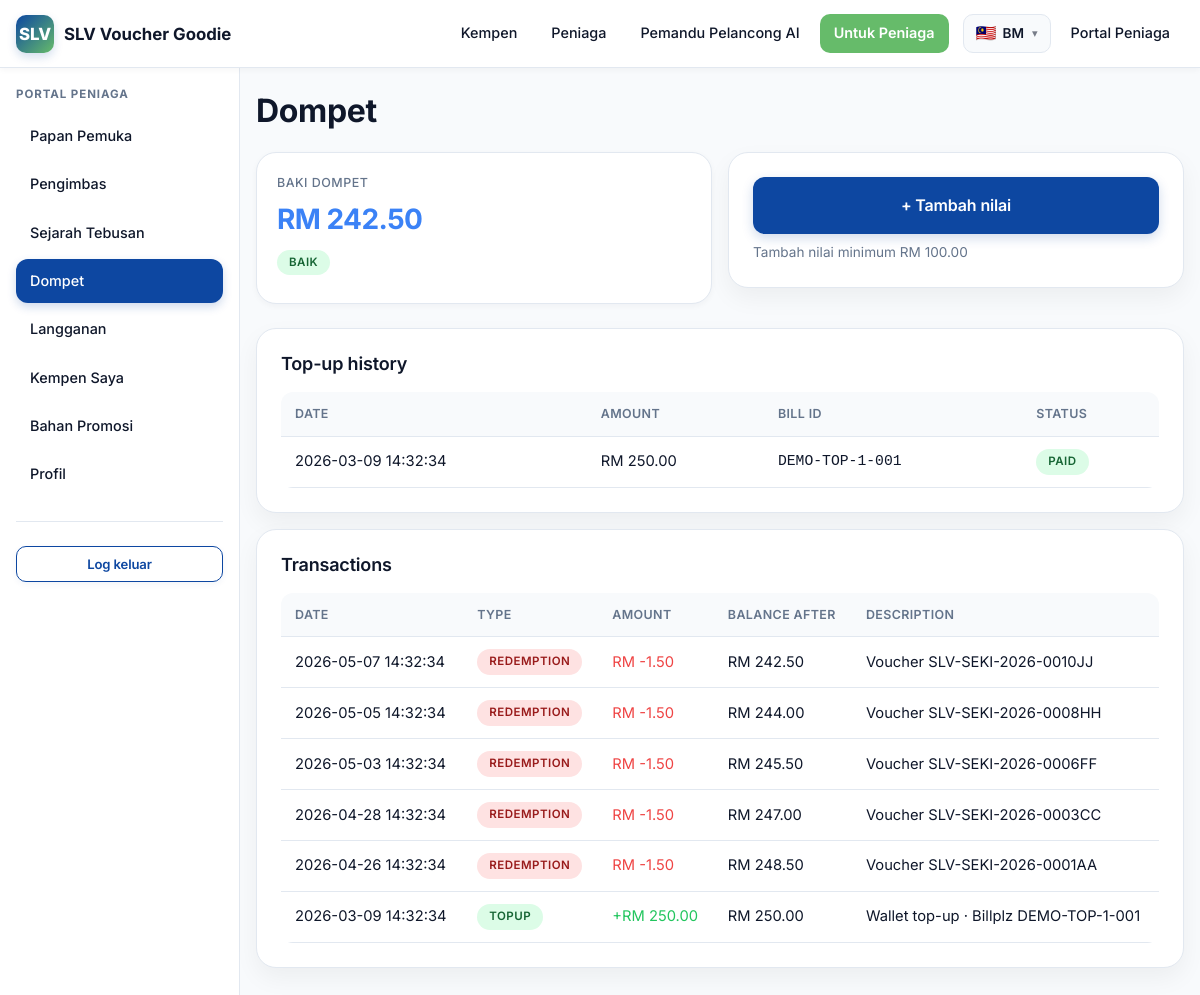
Page /merchant/wallet (signed in) on the earlier database version.
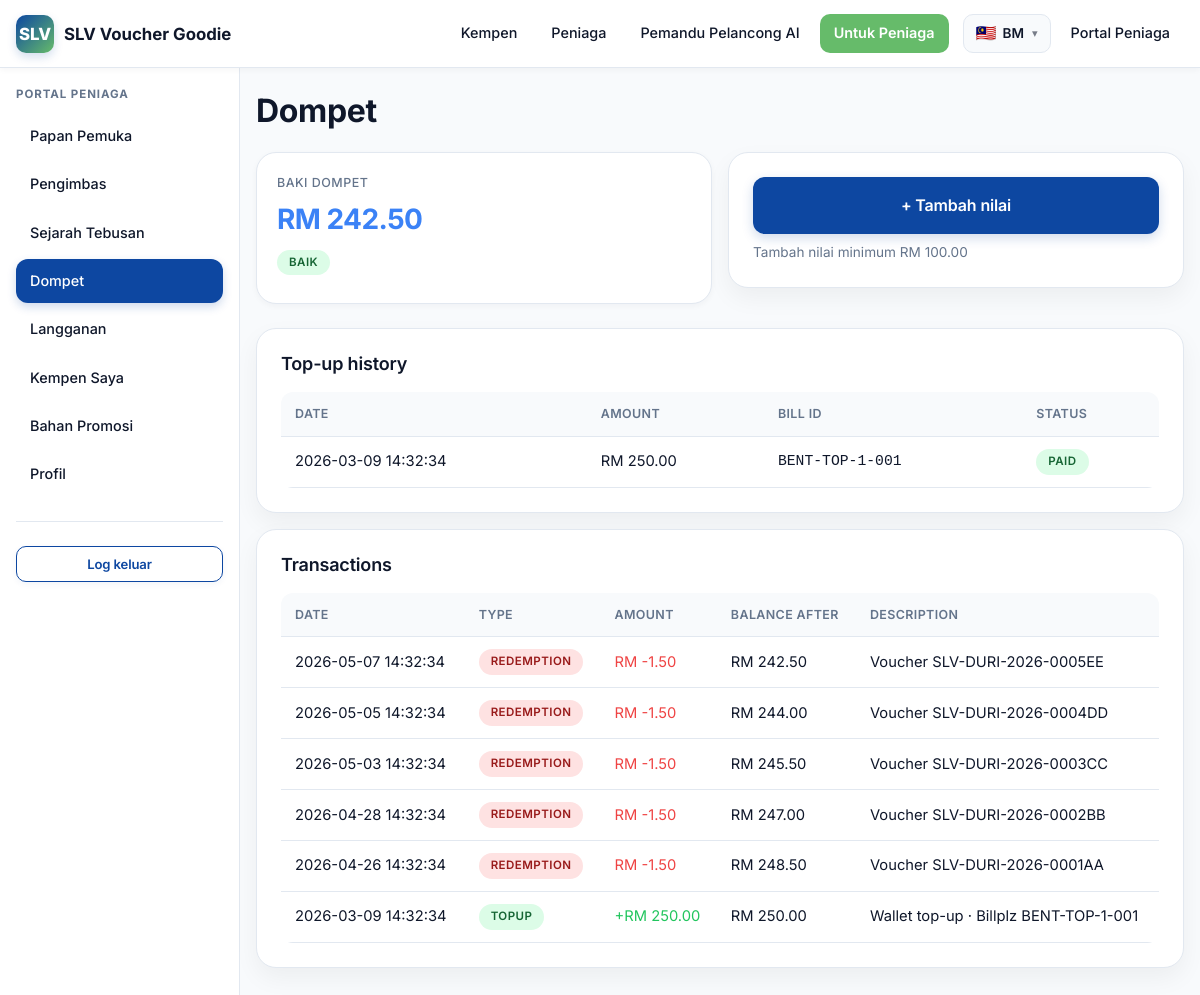
Same page on the later database version.
### tables this page shows
CREATE TABLE wallet_topups (
  id              BIGINT UNSIGNED NOT NULL AUTO_INCREMENT,
  merchant_id     BIGINT UNSIGNED NOT NULL,
  amount          DECIMAL(10,2) NOT NULL,
  billplz_bill_id VARCHAR(80) DEFAULT NULL,
  payment_status  ENUM('pending','paid','failed','expired') NOT NULL DEFAULT 'pending',
  paid_at         DATETIME DEFAULT NULL,
  created_at      DATETIME NOT NULL DEFAULT CURRENT_TIMESTAMP,
  PRIMARY KEY (id),
  UNIQUE KEY uniq_topups_bill (billplz_bill_id),
  KEY idx_topups_merchant (merchant_id),
  CONSTRAINT fk_topups_merchant FOREIGN KEY (merchant_id) REFERENCES merchants(id) ON DELETE CASCADE
);

CREATE TABLE merchant_wallet_transactions (
  id              BIGINT UNSIGNED NOT NULL AUTO_INCREMENT,
  merchant_id     BIGINT UNSIGNED NOT NULL,
  type            ENUM('topup','redemption','adjustment','refund') NOT NULL,
  amount          DECIMAL(10,2) NOT NULL,  
  balance_before  DECIMAL(10,2) NOT NULL,
  balance_after   DECIMAL(10,2) NOT NULL,
  description     VARCHAR(255) DEFAULT NULL,
  reference_type  VARCHAR(40)  DEFAULT NULL,
  reference_id    BIGINT UNSIGNED DEFAULT NULL,
  created_at      DATETIME NOT NULL DEFAULT CURRENT_TIMESTAMP,
  PRIMARY KEY (id),
  KEY idx_walletx_merchant (merchant_id),
  KEY idx_walletx_ref (reference_type, reference_id),
  CONSTRAINT fk_walletx_merchant FOREIGN KEY (merchant_id) REFERENCES merchants(id) ON DELETE CASCADE
);

### app/Core/View.php (called while the page is built, shortened)
<?php
class View
{
    private string $base;
    public function __construct()
    {
        $this->base = SLV_ROOT . '/app/Views/';
    }
    public function render(string $template, array $data = [], ?string $layout = null): string
    {
        $file = $this->base . $template . '.php';
        $data['_user'] = Auth::user();
        $data['_lang'] = Lang::current();
        $data['_flash'] = [
            'success' => flash('success'),
            'error'   => flash('error'),
            'info'    => flash('info'),
        ];
        $data['_errors'] = flash('errors') ?: [];
        $content = $this->capture($file, $data);
        if ($layout === null) {
            if (str_starts_with($template, 'admin/')) {
                $layout = 'layouts/admin';
            } elseif (str_starts_with($template, 'merchant/')) {
                $layout = 'layouts/merchant';
            } elseif (str_starts_with($template, 'errors/')) {
                $layout = 'layouts/public';
            } elseif (!str_starts_with($template, 'layouts/') && !str_starts_with($template, 'partials/')) {
                $layout = 'layouts/public';
            }
        }
        if ($layout) {
            $layoutFile = $this->base . $layout . '.php';
            return $this->capture($layoutFile, array_merge($data, ['content' => $content]));
        }
        return $content;
    }
    private function capture(string $file, array $data): string
    {
        extract($data, EXTR_SKIP);
        require $file;
        return (string) ob_get_clean();
    }
}

### app/Controllers/Merchant/WalletController.php (called while the page is built, shortened)
<?php
class WalletController extends Controller
{
    public function index(array $params): void
    {
        $merchant = Merchant::findByUserId((int) Auth::id());
        $topups = Database::all(
            'SELECT * FROM wallet_topups WHERE merchant_id = ? ORDER BY created_at DESC LIMIT 25',
            [$merchant['id']]
        );
        $tx = Database::all(
            'SELECT * FROM merchant_wallet_transactions WHERE merchant_id = ? ORDER BY created_at DESC LIMIT 25',
            [$merchant['id']]
        );
        $this->render('merchant/wallet', [
            'title'         => __('merchant.wallet'),
            'merchant'      => $merchant,
            'topups'        => $topups,
            'transactions'  => $tx,
            'wallet_status' => Merchant::walletStatus((float) $merchant['wallet_balance']),
        ]);
    }
}

### public/index.php (called while the page is built, shortened)
<?php
require SLV_ROOT . '/config/config.php';
spl_autoload_register(function (string $class): void {
    $relative = str_replace('\\', '/', substr($class, 4));
    $path = SLV_ROOT . '/app/' . $relative . '.php';
});
require SLV_ROOT . '/app/Core/helpers.php';
$router = new \App\Core\Router();
$router->dispatch();

### app/Core/Lang.php (called while the page is built, shortened)
<?php
class Lang
{
    private static array $messages = [];
    public static function boot(): void
    {
        $default = config('config.lang.default', 'en');
        $current = $_SESSION['lang'] ?? $default;
        $file = SLV_ROOT . '/app/Lang/' . $current . '.php';
        $fallback = SLV_ROOT . '/app/Lang/en.php';
        $messages = is_file($fallback) ? require $fallback : [];
        if ($current !== 'en' && is_file($file)) {
            $messages = array_replace_recursive($messages, require $file);
        }
        self::$messages = $messages;
    }
    public static function get(string $key, array $replace = []): string
    {
        $segments = explode('.', $key);
        $value = self::$messages;
        foreach ($segments as $segment) {
            $value = $value[$segment];
        }
        foreach ($replace as $k => $v) {
            $value = str_replace(':' . $k, (string) $v, $value);
        }
        return $value;
    }
}

### app/Core/helpers.php (called while the page is built, shortened)
<?php
if (!function_exists('config')) {
    function config(string $key, mixed $default = null): mixed
    {
        static $cache = [];
        [$file, $path] = array_pad(explode('.', $key, 2), 2, null);
        if (!isset($cache[$file])) {
            $full = SLV_ROOT . '/config/' . $file . '.php';
            $cache[$file] = is_file($full) ? require $full : [];
        }
        if ($path === null) {
            return $cache[$file];
        }
        $value = $cache[$file];
        foreach (explode('.', $path) as $segment) {
            $value = $value[$segment];
        }
        return $value;
    }
}
if (!function_exists('e')) {
    function e(?string $value): string
    {
        return htmlspecialchars((string) $value, ENT_QUOTES | ENT_SUBSTITUTE, 'UTF-8');
    }
}
if (!function_exists('url')) {
    function url(string $path = '/'): string
    {
        $base = (string) config('config.url', '');
        return $base . '/' . ltrim($path, '/');
    }
}
if (!function_exists('__')) {
    function __(string $key, array $replace = []): string
    {
        return \App\Core\Lang::get($key, $replace);
    }
}
if (!function_exists('rm')) {
    function rm(float|int|string|null $value): string
    {
        return 'RM ' . number_format((float) $value, 2);
    }
}

### app/Core/Auth.php (called while the page is built, shortened)
<?php
class Auth
{
    public static function user(): ?array
    {
        return $_SESSION['user'] ?? null;
    }
    public static function id(): ?int
    {
        return self::user()['id'] ?? null;
    }
}

### config/config.php (called while the page is built, shortened)
<?php
if (!function_exists('env')) {
    function env(string $key, mixed $default = null): mixed
    {
        $value = $_ENV[$key] ?? getenv($key);
        if ($value === false || $value === null || $value === '') {
            return $default;
        }
        return match (strtolower((string) $value)) {
            'true', '(true)'   => true,
            'false', '(false)' => false,
            'null', '(null)'   => null,
            default            => $value,
        };
    }
}

### config/database.php (called while the page is built)
<?php
return [
    'driver'   => 'mysql',
    'host'     => env('DB_HOST', '127.0.0.1'),
    'port'     => (int) env('DB_PORT', 3306),
    'database' => env('DB_DATABASE', 'slv_voucher'),
    'username' => env('DB_USERNAME', 'root'),
    'password' => env('DB_PASSWORD', ''),
    'charset'  => 'utf8mb4',
    'collation' => 'utf8mb4_unicode_ci',
];

### app/Core/Database.php (called while the page is built, shortened)
<?php
class Database
{
    private static ?PDO $pdo = null;
    public static function pdo(): PDO
    {
        if (self::$pdo instanceof PDO) {
            return self::$pdo;
        }
        $cfg = config('database');
        $dsn = sprintf(
            '%s:host=%s;port=%d;dbname=%s;charset=%s',
            $cfg['driver'],
            $cfg['host'],
            $cfg['port'],
            $cfg['database'],
            $cfg['charset']
        );
        try {
            self::$pdo = new PDO($dsn, $cfg['username'], $cfg['password'], [
                PDO::ATTR_ERRMODE            => PDO::ERRMODE_EXCEPTION,
                PDO::ATTR_DEFAULT_FETCH_MODE => PDO::FETCH_ASSOC,
                PDO::ATTR_EMULATE_PREPARES   => false,
            ]);
        } catch (PDOException $e) {
            throw new \RuntimeException('Database connection failed: ' . $e->getMessage(), 0, $e);
        }
        return self::$pdo;
    }
    public static function run(string $sql, array $params = []): PDOStatement
    {
        $stmt = self::pdo()->prepare($sql);
        $stmt->execute($params);
        return $stmt;
    }
    public static function fetch(string $sql, array $params = []): ?array
    {
        $row = self::run($sql, $params)->fetch();
        return $row === false ? null : $row;
    }
    public static function all(string $sql, array $params = []): array
    {
        return self::run($sql, $params)->fetchAll();
    }
}

### app/Models/Merchant.php (called while the page is built, shortened)
<?php
class Merchant
{
    public static function findByUserId(int $userId): ?array
    {
        return Database::fetch('SELECT * FROM merchants WHERE user_id = ?', [$userId]);
    }
}

### app/Views/merchant/wallet.php (the view)
<?php
$walletPill = match ($wallet_status) {
    'healthy' => 'pill-success',
    'warning' => 'pill-warning',
    'critical', 'disabled' => 'pill-danger',
    default => 'pill',
};
?>
<h1 class="mt-0"><?= e(__('merchant.wallet')) ?></h1>
<div class="grid grid-2">
  <div class="stat info">
    <div class="stat-label"><?= e(__('merchant.wallet_balance')) ?></div>
    <div class="stat-value"><?= e(rm($merchant['wallet_balance'])) ?></div>
    <div class="pill <?= e($walletPill) ?> mt-1"><?= e(__('merchant.wallet_status.' . $wallet_status)) ?></div>
  </div>
  <div class="card flex flex-col" style="justify-content:center;">
    <a class="btn btn-primary btn-lg btn-block" href="<?= e(url('/merchant/wallet/topup')) ?>">+ <?= e(__('merchant.topup')) ?></a>
    <p class="text-muted mt-1" style="margin:8px 0 0; font-size:.85rem;">
      <?= e(__('merchant.topup_min', ['amount' => rm(config('config.pricing.wallet_min_reload', 100))])) ?>
    </p>
  </div>
</div>
<div class="card mt-3">
  <h3 class="mt-0">Top-up history</h3>
  <?php if (empty($topups)): ?>
    <p class="text-muted">—</p>
  <?php else: ?>
    <div class="table-wrap">
      <table class="table">
        <thead><tr><th>Date</th><th>Amount</th><th>Bill ID</th><th>Status</th></tr></thead>
        <tbody>
          <?php foreach ($topups as $t): ?>
            <tr>
              <td><?= e($t['created_at']) ?></td>
              <td><?= e(rm($t['amount'])) ?></td>
              <td class="font-mono"><?= e($t['billplz_bill_id'] ?: '—') ?></td>
              <td><span class="pill <?= $t['payment_status'] === 'paid' ? 'pill-success' : ($t['payment_status'] === 'failed' ? 'pill-danger' : 'pill-warning') ?>"><?= e($t['payment_status']) ?></span></td>
            </tr>
          <?php endforeach; ?>
        </tbody>
      </table>
    </div>
  <?php endif; ?>
</div>
<div class="card">
  <h3 class="mt-0">Transactions</h3>
  <?php if (empty($transactions)): ?>
    <p class="text-muted">—</p>
  <?php else: ?>
    <div class="table-wrap">
      <table class="table">
        <thead><tr><th>Date</th><th>Type</th><th>Amount</th><th>Balance after</th><th>Description</th></tr></thead>
        <tbody>
          <?php foreach ($transactions as $tx): ?>
            <tr>
              <td><?= e($tx['created_at']) ?></td>
              <td><span class="pill <?= $tx['amount'] >= 0 ? 'pill-success' : 'pill-danger' ?>"><?= e($tx['type']) ?></span></td>
              <td class="<?= $tx['amount'] >= 0 ? 'text-success' : 'text-danger' ?>"><?= ($tx['amount'] >= 0 ? '+' : '') ?><?= e(rm($tx['amount'])) ?></td>
              <td><?= e(rm($tx['balance_after'])) ?></td>
              <td><?= e($tx['description'] ?? '') ?></td>
            </tr>
          <?php endforeach; ?>
        </tbody>
      </table>
    </div>
  <?php endif; ?>
</div>

### app/Core/Router.php (shortened to what the changed rows need)
<?php
class Router
{
    private array $routes = [
        'GET' => [], 'POST' => [], 'PUT' => [], 'DELETE' => [],
    ];
    private array $groupMiddleware = [];
    public function group(array $middleware, callable $callback): void
    {
        $previous = $this->groupMiddleware;
        $this->groupMiddleware = array_merge($previous, $middleware);
        $this->groupMiddleware = $previous;
    }
    private function add(string $method, string $path, array $handler, array $middleware): void
    {
        $pattern = preg_replace('#\{([a-zA-Z_][a-zA-Z0-9_]*)\}#', '(?P<$1>[^/]+)', $path);
        $pattern = '#^' . rtrim($pattern, '/') . '/?$#';
        $this->routes[$method][] = [
            'pattern'    => $pattern,
            'handler'    => $handler,
            'middleware' => array_merge($this->groupMiddleware, $middleware),
        ];
    }
    public function dispatch(): void
    {
        $method = $_SERVER['REQUEST_METHOD'] ?? 'GET';
        $uri = parse_url($_SERVER['REQUEST_URI'] ?? '/', PHP_URL_PATH) ?: '/';
        $uri = rtrim($uri, '/') ?: '/';
        foreach ($this->routes[$method] ?? [] as $route) {
            if (preg_match($route['pattern'], $uri, $matches)) {
                $params = array_filter($matches, 'is_string', ARRAY_FILTER_USE_KEY);
                [$controllerClass, $action] = $route['handler'];
                $controller = new $controllerClass();
                $controller->{$action}($params);
                return;
            }
        }
    }
}

Differences in the rows shown:
changed wallet_topups "RM 250.00": billplz_bill "DEMO-TOP-1-001" → "BENT-TOP-1-001"
changed merchant_wallet_transactions "RM 242.50": description "Voucher SLV-SEKI-2026-0010JJ" → "Voucher SLV-DURI-2026-0005EE"
changed merchant_wallet_transactions "RM 244.00": description "Voucher SLV-SEKI-2026-0008HH" → "Voucher SLV-DURI-2026-0004DD"
changed merchant_wallet_transactions "RM 245.50": description "Voucher SLV-SEKI-2026-0006FF" → "Voucher SLV-DURI-2026-0003CC"
changed merchant_wallet_transactions "RM 247.00": description "Voucher SLV-SEKI-2026-0003CC" → "Voucher SLV-DURI-2026-0002BB"
changed merchant_wallet_transactions "RM 248.50": description "Voucher SLV-SEKI-2026-0001AA" → "Voucher SLV-DURI-2026-0001AA"
changed merchant_wallet_transactions "RM 250.00": description "Wallet top-up · Billplz DEMO-TOP-1-001" → "Wallet top-up · Billplz BENT-TOP-1-001"
